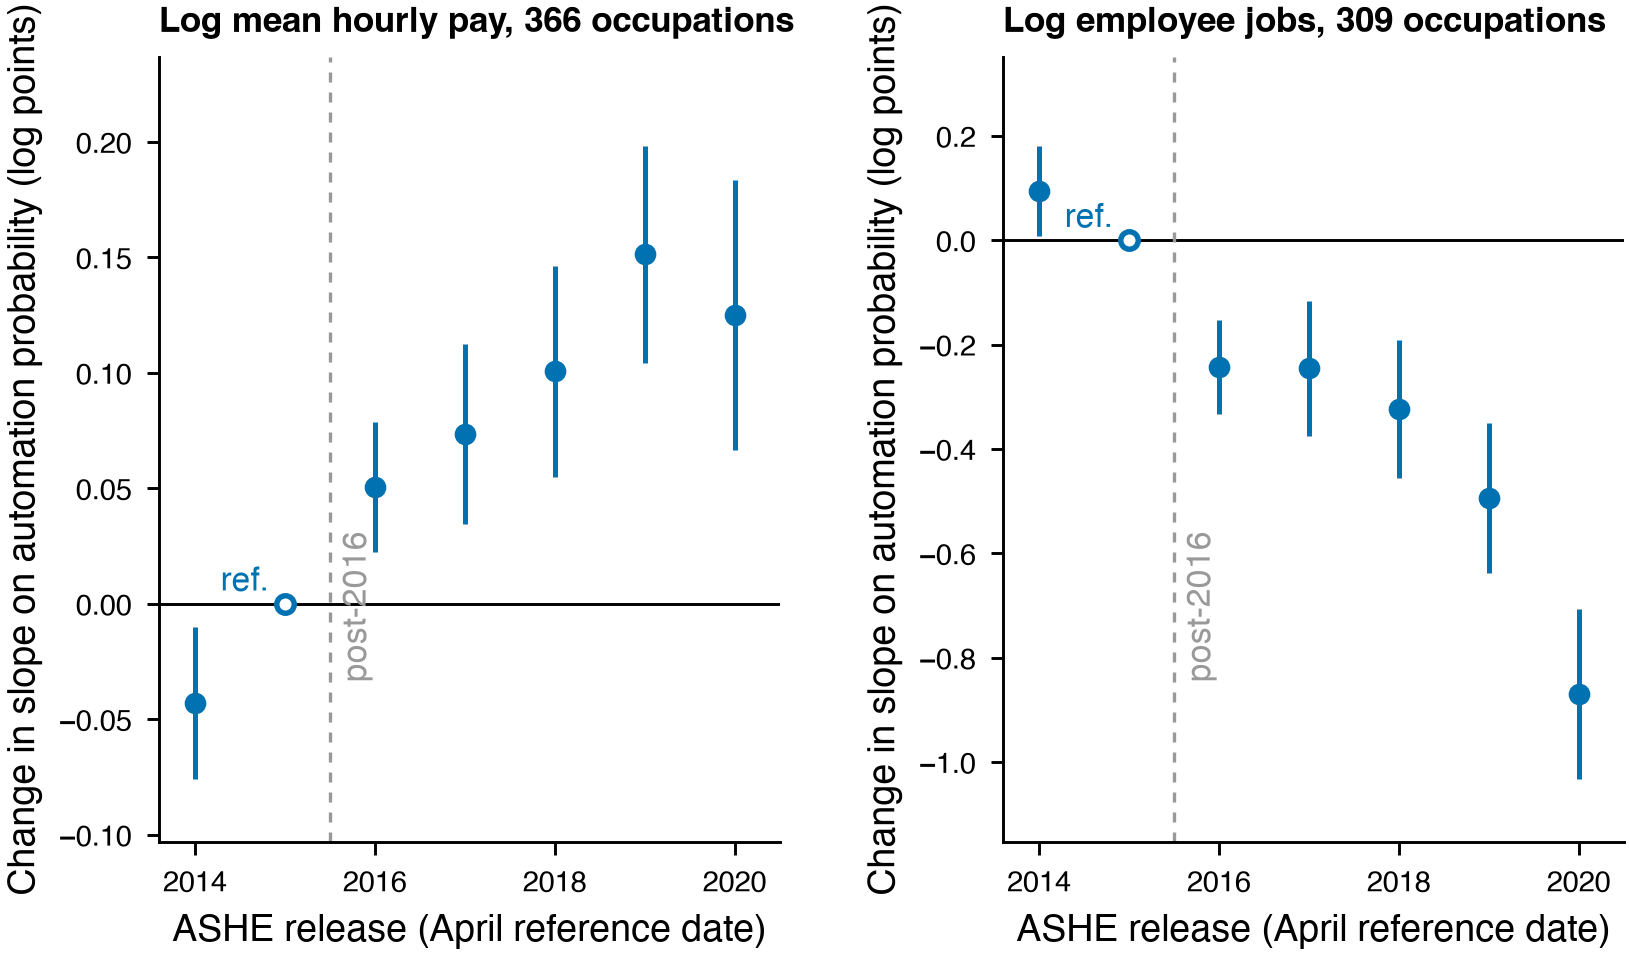

Write Python code to recreate this figure.
"""Figure 3. Pay and employment across the automation-risk gradient.

Two panels on a shared x-axis with separate y-scales, because the employment
coefficients run four to seven times the pay coefficients and one scale would
flatten the pay panel.
"""

import csv
import os

import matplotlib.pyplot as plt
import numpy as np

from paperstyle import (ACCENT, ANNOT, GREY, TEXT_WIDTH_IN, apply_style,
                        save_all)

HERE = os.path.dirname(os.path.abspath(__file__))
DATA = os.path.join(HERE, "data")
YLAB = "Change in slope on automation probability (log points)"
PANELS = [("v2_fig_event_pay.csv", "Log mean hourly pay, 366 occupations"),
          ("v2_fig_event_jobs.csv", "Log employee jobs, 309 occupations")]


def read_event(name):
    """Read year, coefficient and interval bounds. The p column goes unread."""
    year, b, lo, hi = [], [], [], []
    with open(os.path.join(DATA, name)) as fh:
        for r in csv.DictReader(fh):
            year.append(int(r["year"]))
            b.append(float(r["b"]))
            lo.append(float(r["lo"]))
            hi.append(float(r["hi"]))
    return np.array(year), np.array(b), np.array(lo), np.array(hi)


def main():
    apply_style()
    fig, axes = plt.subplots(1, 2, figsize=(TEXT_WIDTH_IN, 3.4))
    fig.subplots_adjust(wspace=0.36)

    for ax, (name, title) in zip(axes, PANELS):
        y, b, lo, hi = read_event(name)
        ref = int(y[b == 0][0])
        ax.axhline(0.0, color="black", lw=0.7, zorder=1)
        ax.axvline(ref + 0.5, color=GREY, lw=0.8, ls=(0, (3, 3)), zorder=1)

        m = y == ref
        ax.errorbar(y[~m], b[~m], yerr=[(b - lo)[~m], (hi - b)[~m]], fmt="o",
                    ms=4.2, color=ACCENT, ecolor=ACCENT, elinewidth=1.2,
                    capsize=0, ls="none", zorder=3)
        ax.plot(y[m], b[m], "o", ms=4.2, mfc="white", mec=ACCENT, mew=1.3,
                zorder=4)

        span = float(hi.max() - lo.min())
        ax.set_ylim(float(lo.min()) - 0.10 * span, float(hi.max()) + 0.14 * span)
        ax.text(ref - 0.18, 0.012 * span, "ref.", color=ACCENT, fontsize=ANNOT,
                ha="right", va="bottom")
        ax.text(ref + 0.62, ax.get_ylim()[0] + 0.30 * (ax.get_ylim()[1] -
                ax.get_ylim()[0]), "post-2016", color=GREY, fontsize=ANNOT,
                ha="left", va="center", rotation=90)

        ax.set_title(title, fontweight="bold", loc="left", fontsize=ANNOT + 0.5)
        ax.set_xlabel("ASHE release (April reference date)")
        ax.set_ylabel(YLAB)
        ax.set_xlim(2013.6, 2020.5)
        ax.set_xticks([2014, 2016, 2018, 2020])

    save_all(fig, os.path.join(HERE, "fig3_pay_jobs_scissors"))
    plt.close(fig)


if __name__ == "__main__":
    main()
